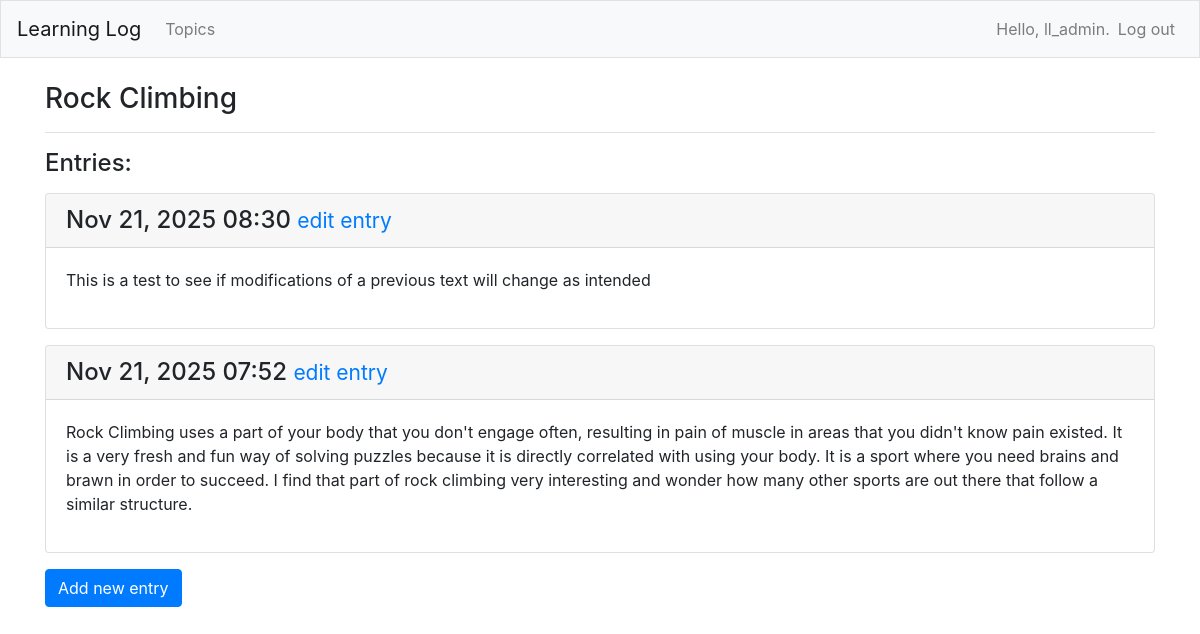
The page /topics/1/ (signed in) on the database its author committed.
### learning_logs/models.py (models this page shows, shortened)
class Topic(models.Model):
    text = models.CharField(max_length=200)
    date_added = models.DateTimeField(auto_now_add=True)
    owner = models.ForeignKey(User, on_delete=models.CASCADE)
    def __str__(self):
        return self.text

class Entry(models.Model):
    topic = models.ForeignKey(Topic, on_delete=models.CASCADE)
    text = models.TextField()
    date_added = models.DateTimeField(auto_now_add=True)
    class Meta:
        verbose_name_plural = 'entries'

### learning_logs/views.py (the view)
# urls.py: path('topics/<int:topic_id>/', views.topic, name='topic'),
@login_required
def topic(request, topic_id):
    topic = Topic.objects.get(id=topic_id)
    check_topic_owner(request, topic)
    entries = topic.entry_set.order_by('-date_added')
    context = {'topic': topic, 'entries': entries}
    return render(request, 'learning_logs/topic.html', context)

### learning_logs/views.py (called while the page is built)
def check_topic_owner(request, topic):
    if topic.owner != request.user:
        raise Http404

### learning_logs/templates/learning_logs/topic.html
{% extends "learning_logs/base.html" %}
{% block page_header %}
    <h3>{{ topic }}</h3>
{% endblock page_header %}
{% block content %}
    <p><h4>Entries:</h4></p>
    {% for entry in entries %}
        <div class="card mb-3">
            <h4 class="card-header">
                {{ entry.date_added|date:'M d, Y H:i' }}
                <small><a href="{% url 'learning_logs:edit_entry' entry.id %}">
                    edit entry</a></small>
            </h4>
            <div class="card-body">
                {{ entry.text|linebreaks }}
            </div>
        </div>
    {% empty %}
        <p>There are no entires for this topic yet.</p>
    {% endfor %}
    <p>
        <a href="{% url 'learning_logs:new_entry' topic.id %}" class="btn btn-primary">Add new entry</a>
    </p>
{% endblock content %}

### learning_logs/templates/learning_logs/base.html (shortened to what this page needs)
{% load bootstrap4 %}
<!doctype html>
<html lang="en">
    <head>
        {% bootstrap_css %}
    </head>
    <body>
        <nav class="navbar navbar-expand-md navbar-light bg-light mb-4 border">
            <a class="navbar-brand" href="{% url 'learning_logs:index'%}">
                Learning Log</a>
            <div class="collapse navbar-collapse" id="navbarCollapse">
                <ul class="navbar-nav mr-auto">
                    <li class="nav-item">
                        <a class="nav-link" href="{% url 'learning_logs:topics'%}">
                            Topics</a></li>
                </ul>
                <ul class="navbar-nav ml-auto">
                    {% if user.is_authenticated %}
                        <li class="nav-item">
                            <span class="navbar-text">Hello, {{ user.username }}.</span>
                        </li>
                        <li class="nav-item">
                            <a class="nav-link" href="{% url 'users:logout' %}">Log out</a>
                        </li>
                    {% else %}
                        <li class="nav-item">
                            <a class="nav-link" href="{% url 'users:register' %}">Register</a>
                        </li>
                        <li class="nav-item">
                            <a class="nav-link" href="{% url 'users:login' %}">Log in</a></li>
                    {% endif %}
                </ul>
            </div>
        </nav>
        <main role="main" class="container">
            <div class="pb-2 mb-2 border-bottom">
                {% block page_header %}{% endblock page_header %}
            </div>
            <div>
                {% block content %}{% endblock content %}
            </div>
        </main>
    </body>
</html>

### rows shown on the page
Topic: text "Rock Climbing"
Entry: date_added "Nov 21, 2025 08:30", text "This is a test to see if modifications of a previous text will change as intended"
Entry: date_added "Nov 21, 2025 07:52", text "Rock Climbing uses a part of your body that you don't engage often, resulting in pain of muscle in areas that you didn't know pain existed. It is a very fresh and fun way of solving puzzles because it is directly correlated with using your body. It is a sport where you need brains and brawn in order to succeed. I find that part of rock climbing very interesting and wonder how many other sports are out there that follow a similar structure."

### other values the page prints
{{ user.username }} "ll_admin"
